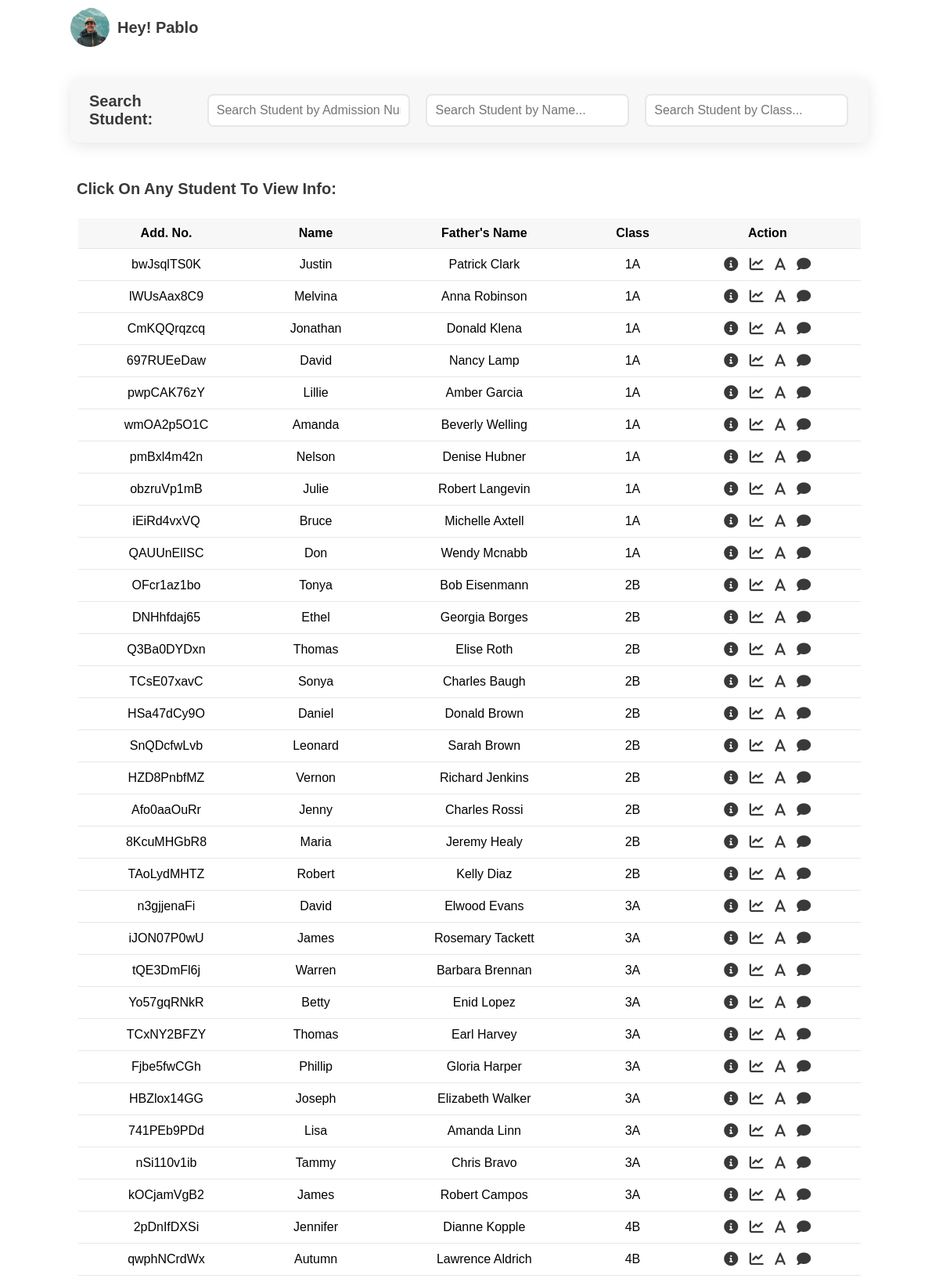
Page /superadmin/students/ (signed in, upper part) on the committed database.
### student/models.py (models this page shows)
class student(models.Model):
    fname = models.CharField(max_length=50)
    mname = models.CharField(max_length=50, blank=True, null=True)
    lname = models.CharField(max_length=50, blank=True, null=True)
    email = models.EmailField(blank=True, null=True)
    phone = models.IntegerField(blank=True, null=True)
    fathername = models.CharField(max_length=70)
    mothername = models.CharField(max_length=70)
    fatherphone = models.IntegerField()
    fatheremail = models.EmailField(blank=True, null=True)
    address = models.CharField(max_length=200)
    add_no = models.CharField(max_length=50, blank=True, null=True)
    roll_no = models.IntegerField()
    Class = models.ForeignKey('teacher.classSection', on_delete=models.PROTECT)
    school = models.ForeignKey('superadmin.school', on_delete=models.PROTECT)
    user = models.OneToOneField(User, on_delete=models.CASCADE)

### teacher/models.py (models this page shows)
class classSection(models.Model):
    Class = models.IntegerField()
    section = models.CharField(max_length=50)
    teacher = models.OneToOneField(teacher, on_delete=models.PROTECT)

### superadmin/views.py (the view)
# urls.py: path('students/', views.students, name = 'students'),
def students(request):
    admin = SuperAdmin.objects.get(user = request.user)
    school = admin.school
    students = student.objects.filter(school = admin.school)
    classes = classSection.objects.filter(teacher__in = teacher.objects.filter(school=admin.school))
    return render(request, 'students.html', {'students': students, 'classes': classes})

### templates/superadmin/students.html (shortened to what this page needs)
{% extends 'adminhome.html' %}
{% load static %}
{% block extra-head %}
    <link rel="stylesheet" href="{% static '/css/attendance.css' %}" />
    <link rel="stylesheet" href="{% static '/css/teacherExam.css' %}" />
    <link rel="stylesheet" href="{% static '/css/progress.css' %}" />
    <link rel="stylesheet" href="{% static '/css/adminList.css' %}" />
    <link rel="stylesheet" href="{% static '/css/studentList.css' %}" />
{% endblock extra-head %}
{% block content %}
    <section id="main">
      <section id="list-hero">
          <div class="menu-list list-hero">
            <div class="list-hero-search">
              <h2>Search Student:</h2>
              <input
                type="text"
                id="search-add-no"
                placeholder="Search Student by Admission Number..."
                onkeyup="searchStud(event, 1)"
              />
              <input
                type="text"
                id="search-name"
                placeholder="Search Student by Name..."
                onkeyup="searchStud(event, 3)"
              />
              <input
                type="text"
                id="search-class"
                placeholder="Search Student by Class..."
                onkeyup="searchStud(event, 7)"
              />
            </div>
          </div>
        </section>
        <section id="admin-stud-list">
          <div class="admin-stud-list">
            <h2>Click on any student to view info:</h2>
            <div class="student-table-list">
              <table id="student-table">
                <tr>
                  <th>Add. No.</th>
                  <th>Name</th>
                  <th>Father's Name</th>
                  <th>Class</th>
                  <th>Action</th>
                </tr>
                {% for student in students %}
                <tr onclick="document.location = '#'" tabindex = {{forloop.counter}}>
                  <td>{{ student.add_no }}</td>
                  <td> {{ student.fname }} </td>
                  <td> {{ student.fathername }} </td>
                  <td> {{ student.Class.Class }}{{ student.Class.section }} </td>
                  <td>
                    <i alt="info" class="fa-solid fa-circle-info"></i>
                    <i class="fa-solid fa-chart-line"></i>
                    <i class="fa-solid fa-a"></i>
                    <i class="fa-solid fa-comment"></i>
                  </td>
                </tr>
                {% endfor %}
              </table>
            </div>
          </div>
        </section>
  </section>
{% endblock content %}

### templates/superadmin/adminhome.html (shortened to what this page needs)
{% load static %}
<!DOCTYPE html>
<html lang="en">
{% block head %}
  <head>
    <link
      rel="stylesheet"
      href="https://cdnjs.cloudflare.com/ajax/libs/font-awesome/6.0.0-beta2/css/all.min.css"
    />
    <link rel="stylesheet" href="{% static 'css/style.css' %}" />
    {% block extra-head %}{% endblock extra-head %}
  </head>
{% endblock head %}
  <body>
    <section id="main">
    {% block nav %}
      <section id="nav">
        <nav class="top-navbar">
          <div class="topnav-profile">
            <div class="profile-picture">
              <img src="{% static 'img/profile.jpg' %}" />
            </div>
            <h2>Hey! <span id="topnav-username">{{ user.username }}</span></h2>
          </div>
        </nav>
      </section>
      {% endblock nav %}
      {% block content %}{% endblock content %}
    </section>
  </body>
</html>

### static/css/style.css (style rules this page uses)
:root { --dark-green: #1ab7ea; --light-green: #9cdabd; --dark-red: #fb3f4a; --light-red: #fb878e; --light-red: #2196f3; --light-grey: #f7f7f8; --dark-grey: #e7e7e8; --dark: #393939; --faded: #555555; --center-width: 85%; }
* { box-sizing: border-box; margin: 0; padding: 0; }
body { font-family: "Arial", sans-serif; -webkit-font-smoothing: antialiased; }
* { margin: 0; padding: 0; }
#main { margin: auto; margin-bottom: 60px; width: 100%; background-color: #fff; }
#nav { margin-bottom: 30px; }
.top-navbar { margin: auto; display: flex; justify-content: space-between; align-items: center; align-content: center; width: var(--center-width); }
.topnav-profile { display: flex; align-items: center; padding: 10px 0; }
.topnav-profile > h2 { margin: 0 10px; }
.profile-picture { height: 50px; width: 50px; }
.profile-picture img { height: 100%; width: 100%; border-radius: 50px; object-fit: cover; }
.menu-list, .component-back { background-color: var(--light-grey); border-radius: 10px; display: flex; justify-content: space-between; align-items: center; margin: 1em 0; padding: 10px 16px; transition: all 0.5s ease 0s; box-shadow: 0px 4px 20px rgba(0, 0, 0, 0.1); }
h2 { color: var(--dark); text-transform: capitalize; font-size: 20px; font-weight: 600; }

### static/css/adminList.css (style rules this page uses)
#list-hero { width: var(--center-width); margin: auto; }
.list-hero { flex-direction: column; align-items: baseline; }
.list-hero-search { width: 100%; display: flex; }
.list-hero-search input { margin: 10px; }
.list-hero-search > p, .list-hero-search > h2, .list-hero-filter > p { margin: 8px; }
input[type="text"] { outline: none; width: 30%; padding: 10px; font-size: 16px; border: 2px solid var(--dark-grey); border-radius: 8px; transition: all 0.4s ease; }
#admin-stud-list { width: var(--center-width); margin: auto; padding: 1em 0px; }
.admin-stud-list h2 { margin: 8px; padding: 8px 0px; }

### static/css/studentList.css (style rules this page uses)
.student-table-list { width: 100%; padding: 10px; }
.student-table-list table { width: 100%; border-collapse: collapse; border-spacing: 1px; text-align: center; }
.student-table-list table th { background-color: var(--light-grey); padding: 10px; }
.student-table-list table tr { border-bottom: 1px solid var(--dark-grey); }
.student-table-list table td { padding: 10px; }
#student-table td i { color: var(--dark); cursor: pointer; margin: 0px 5px; font-size: 18px; }

### rows in the picture
student: add_no "bwJsqlTS0K", fname "Justin", fathername "Patrick Clark", Class.Class "1", Class.section "A"
student: add_no "lWUsAax8C9", fname "Melvina", fathername "Anna Robinson", Class.Class "1", Class.section "A"
student: add_no "CmKQQrqzcq", fname "Jonathan", fathername "Donald Klena", Class.Class "1", Class.section "A"
student: add_no "697RUEeDaw", fname "David", fathername "Nancy Lamp", Class.Class "1", Class.section "A"
student: add_no "pwpCAK76zY", fname "Lillie", fathername "Amber Garcia", Class.Class "1", Class.section "A"
student: add_no "wmOA2p5O1C", fname "Amanda", fathername "Beverly Welling", Class.Class "1", Class.section "A"
student: add_no "pmBxl4m42n", fname "Nelson", fathername "Denise Hubner", Class.Class "1", Class.section "A"
student: add_no "obzruVp1mB", fname "Julie", fathername "Robert Langevin", Class.Class "1", Class.section "A"
student: add_no "iEiRd4vxVQ", fname "Bruce", fathername "Michelle Axtell", Class.Class "1", Class.section "A"
student: add_no "QAUUnElISC", fname "Don", fathername "Wendy Mcnabb", Class.Class "1", Class.section "A"
student: add_no "OFcr1az1bo", fname "Tonya", fathername "Bob Eisenmann", Class.Class "2", Class.section "B"
student: add_no "DNHhfdaj65", fname "Ethel", fathername "Georgia Borges", Class.Class "2", Class.section "B"
student: add_no "Q3Ba0DYDxn", fname "Thomas", fathername "Elise Roth", Class.Class "2", Class.section "B"
student: add_no "TCsE07xavC", fname "Sonya", fathername "Charles Baugh", Class.Class "2", Class.section "B"
student: add_no "HSa47dCy9O", fname "Daniel", fathername "Donald Brown", Class.Class "2", Class.section "B"
student: add_no "SnQDcfwLvb", fname "Leonard", fathername "Sarah Brown", Class.Class "2", Class.section "B"
student: add_no "HZD8PnbfMZ", fname "Vernon", fathername "Richard Jenkins", Class.Class "2", Class.section "B"
student: add_no "Afo0aaOuRr", fname "Jenny", fathername "Charles Rossi", Class.Class "2", Class.section "B"
student: add_no "8KcuMHGbR8", fname "Maria", fathername "Jeremy Healy", Class.Class "2", Class.section "B"
student: add_no "TAoLydMHTZ", fname "Robert", fathername "Kelly Diaz", Class.Class "2", Class.section "B"
student: add_no "n3gjjenaFi", fname "David", fathername "Elwood Evans", Class.Class "3", Class.section "A"
student: add_no "iJON07P0wU", fname "James", fathername "Rosemary Tackett", Class.Class "3", Class.section "A"
student: add_no "tQE3DmFl6j", fname "Warren", fathername "Barbara Brennan", Class.Class "3", Class.section "A"
student: add_no "Yo57gqRNkR", fname "Betty", fathername "Enid Lopez", Class.Class "3", Class.section "A"
student: add_no "TCxNY2BFZY", fname "Thomas", fathername "Earl Harvey", Class.Class "3", Class.section "A"
student: add_no "Fjbe5fwCGh", fname "Phillip", fathername "Gloria Harper", Class.Class "3", Class.section "A"
student: add_no "HBZlox14GG", fname "Joseph", fathername "Elizabeth Walker", Class.Class "3", Class.section "A"
student: add_no "741PEb9PDd", fname "Lisa", fathername "Amanda Linn", Class.Class "3", Class.section "A"
student: add_no "nSi110v1ib", fname "Tammy", fathername "Chris Bravo", Class.Class "3", Class.section "A"
student: add_no "kOCjamVgB2", fname "James", fathername "Robert Campos", Class.Class "3", Class.section "A"
student: add_no "2pDnIfDXSi", fname "Jennifer", fathername "Dianne Kopple", Class.Class "4", Class.section "B"
student: add_no "qwphNCrdWx", fname "Autumn", fathername "Lawrence Aldrich", Class.Class "4", Class.section "B"

### other values in the picture
{{ user.username }} "Pablo"
